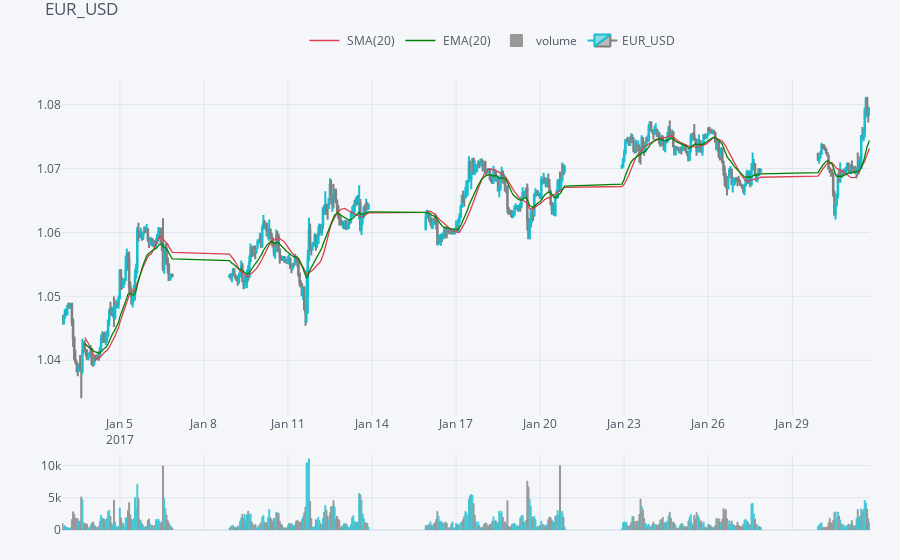

The cell this chart's notebook holds for it:
### Code cell
qf.iplot()

### Figure 1 — Plotly figure (JSON) as saved in the notebook; plotly's stock layout.template omitted (floating-point values rounded to 4 significant figures; data arrays with more than 128 entries replaced by an {"elided": "..."} marker saying what was removed)
{"data": [{"line": {"color": "rgba(219, 64, 82, 1.0)", "dash": "solid", "shape": "linear", "width": 1.3}, "mode": "lines", "name": " SMA(20)", "text": "", "type": "scatter", "x": {"elided": "500 str values"}, "y": {"elided": "500 mixed values"}, "yaxis": "y2"}, {"line": {"color": "rgba(0, 128, 0, 1.0)", "dash": "solid", "shape": "linear", "width": 1.3}, "mode": "lines", "name": " EMA(20)", "text": "", "type": "scatter", "x": {"elided": "500 str values"}, "y": {"elided": "500 mixed values"}, "yaxis": "y2"}, {"marker": {"color": {"elided": "500 str values"}, "line": {"color": {"elided": "500 str values"}, "width": 1}}, "name": "volume", "opacity": 0.8, "orientation": "v", "text": "", "type": "bar", "x": {"elided": "500 str values"}, "y": {"elided": "500 int values"}, "yaxis": "y3"}, {"close": {"elided": "500 float values"}, "decreasing": {"line": {"color": "#808080"}}, "high": {"elided": "500 float values"}, "increasing": {"line": {"color": "#17BECF"}}, "low": {"elided": "500 float values"}, "name": "EUR_USD", "open": {"elided": "500 float values"}, "showlegend": true, "type": "candlestick", "x": {"elided": "500 str values"}, "yaxis": "y2"}], "layout": {"legend": {"bgcolor": "#F5F6F9", "font": {"color": "#4D5663"}, "orientation": "h", "x": 0.3, "y": 0.95, "yanchor": "bottom"}, "margin": {"b": 30, "l": 30, "r": 30, "t": 30}, "paper_bgcolor": "#F5F6F9", "plot_bgcolor": "#F5F6F9", "showlegend": true, "title": {"font": {"color": "#4D5663"}, "text": "EUR_USD"}, "xaxis": {"anchor": "y2", "gridcolor": "#E1E5ED", "rangeselector": {"bgcolor": "rgba(150, 200, 250, 1)", "buttons": [{"count": 1, "label": "1m", "step": "month", "stepmode": "backward"}, {"count": 1, "label": "1y", "step": "year", "stepmode": "backward"}], "font": {"size": 13}, "visible": false, "x": 0, "y": 0.9}, "rangeslider": {"visible": false}, "showgrid": true, "tickfont": {"color": "#4D5663"}, "title": {"font": {"color": "#4D5663"}, "text": ""}, "zerolinecolor": "#E1E5ED"}, "yaxis": {"gridcolor": "#E1E5ED", "showgrid": true, "showticklabels": false, "tickfont": {"color": "#4D5663"}, "title": {"font": {"color": "#4D5663"}, "text": ""}, "zerolinecolor": "#E1E5ED"}, "yaxis2": {"domain": [0.23, 0.9], "gridcolor": "#E1E5ED", "showgrid": true, "tickfont": {"color": "#4D5663"}, "title": {"font": {"color": "#4D5663"}, "text": ""}, "zerolinecolor": "#E1E5ED"}, "yaxis3": {"domain": [0, 0.15], "gridcolor": "#E1E5ED", "showgrid": true, "tickfont": {"color": "#4D5663"}, "title": {"font": {"color": "#4D5663"}, "text": ""}, "zerolinecolor": "#E1E5ED"}}}
